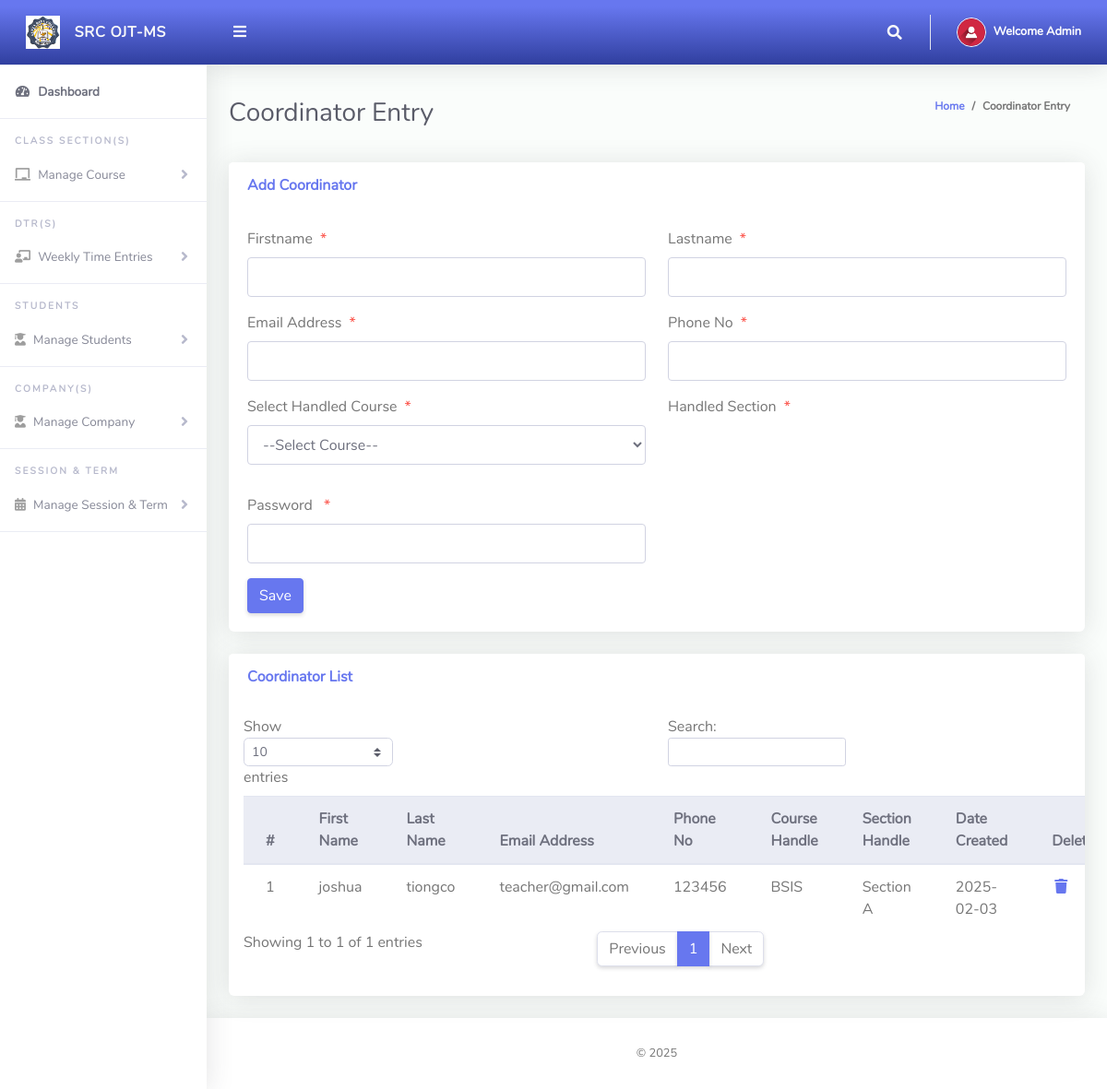
The page /Admin/createClassTeacher.php (signed in) on the database its author committed.
### tables this page shows
CREATE TABLE `tblclassteacher` (
  `Id` int(10) NOT NULL,
  `firstName` varchar(255) NOT NULL,
  `lastName` varchar(255) NOT NULL,
  `emailAddress` varchar(255) NOT NULL,
  `password` varchar(255) NOT NULL,
  `phoneNo` varchar(50) NOT NULL,
  `classId` varchar(10) NOT NULL,
  `classArmId` varchar(50) NOT NULL,
  `dateCreated` varchar(50) NOT NULL
);

CREATE TABLE `tblclass` (
  `Id` int(10) NOT NULL,
  `className` varchar(255) NOT NULL
);

CREATE TABLE `tblclassarms` (
  `Id` int(10) NOT NULL,
  `classId` varchar(10) NOT NULL,
  `classArmName` varchar(255) NOT NULL,
  `isAssigned` varchar(10) NOT NULL
);

### Admin/createClassTeacher.php (the view, shortened to what this page needs)
<?php
include '../Includes/dbcon.php';
?>
<!DOCTYPE html>
<html lang="en">
<head>
  <link href="../vendor/fontawesome-free/css/all.min.css" rel="stylesheet" type="text/css">
  <link href="../vendor/bootstrap/css/bootstrap.min.css" rel="stylesheet" type="text/css">
  <link href="css/ruang-admin.min.css" rel="stylesheet">
</head>
<body id="page-top">
  <div id="wrapper">
      <?php include "Includes/sidebar.php";?>
    <div id="content-wrapper" class="d-flex flex-column">
      <div id="content">
       <?php include "Includes/topbar.php";?>
        <div class="container-fluid" id="container-wrapper">
          <div class="d-sm-flex align-items-center justify-content-between mb-4">
            <h1 class="h3 mb-0 text-gray-800">Coordinator Entry</h1>
            <ol class="breadcrumb">
              <li class="breadcrumb-item"><a href="./">Home</a></li>
              <li class="breadcrumb-item active" aria-current="page">Coordinator Entry</li>
            </ol>
          </div>
          <div class="row">
            <div class="col-lg-12">
              <div class="card mb-4">
                <div class="card-header py-3 d-flex flex-row align-items-center justify-content-between">
                  <h6 class="m-0 font-weight-bold text-primary">Add Coordinator</h6>
                </div>
                <div class="card-body">
                  <form method="post">
                   <div class="form-group row mb-3">
                        <div class="col-xl-6">
                        <label class="form-control-label">Firstname<span class="text-danger ml-2">*</span></label>
                        <input type="text" class="form-control" required name="firstName" value="<?php echo $row['firstName'];?>" id="exampleInputFirstName">
                        </div>
                        <div class="col-xl-6">
                        <label class="form-control-label">Lastname<span class="text-danger ml-2">*</span></label>
                      <input type="text" class="form-control" required name="lastName" value="<?php echo $row['lastName'];?>" id="exampleInputFirstName" >
                        </div>
                    </div>
                     <div class="form-group row mb-3">
                        <div class="col-xl-6">
                        <label class="form-control-label">Email Address<span class="text-danger ml-2">*</span></label>
                        <input type="email" class="form-control" required name="emailAddress" value="<?php echo $row['emailAddress'];?>" id="exampleInputFirstName" >
                        </div>
                        <div class="col-xl-6">
                        <label class="form-control-label">Phone No<span class="text-danger ml-2">*</span></label>
                      <input type="text" class="form-control" name="phoneNo" value="<?php echo $row['phoneNo'];?>" id="exampleInputFirstName" >
                        </div>
                    </div>
                    <div class="form-group row mb-3">
                        <div class="col-xl-6">
                        <label class="form-control-label">Select Handled Course<span class="text-danger ml-2">*</span></label>
                         <?php
                        $qry= "SELECT * FROM tblclass ORDER BY className ASC";
                        $result = $conn->query($qry);
                        $num = $result->num_rows;
                        if ($num > 0){
                          echo ' <select required name="classId" onchange="classArmDropdown(this.value)" class="form-control mb-3">';
                          echo'<option value="">--Select Course--</option>';
                                  echo '</select>';
                              }
                            ?>
                        </div>
                        <div class="col-xl-6">
                        <label class="form-control-label">Handled Section<span class="text-danger ml-2">*</span></label>
                        </div>
                    </div>
                    <div class="form-group row mb-3">
                    <div class="col-xl-6">
    <label class="form-control-label">Password <span class="text-danger ml-2">*</span></label>
    <input
        type="password"
        class="form-control"
        required
        name="password"
        id="exampleInputFirstName"
        title="Password must be at least 8 characters long, contain an uppercase letter, a lowercase letter, a number, and a special character."
    >
</div>
                    </div>
                      <?php
                    if (isset($Id))
                    {
                    ?>
                    <button type="submit" name="update" class="btn btn-warning">Update</button>
                    &nbsp;&nbsp;&nbsp;&nbsp;&nbsp;&nbsp;&nbsp;&nbsp;&nbsp;&nbsp;
                    <?php
                    } else {
                    ?>
                    <button type="submit" name="save" class="btn btn-primary">Save</button>
                    <?php
                    }
                    ?>
                  </form>
                </div>
              </div>
                 <div class="row">
              <div class="col-lg-12">
              <div class="card mb-4">
                <div class="card-header py-3 d-flex flex-row align-items-center justify-content-between">
                  <h6 class="m-0 font-weight-bold text-primary">Coordinator List</h6>
                </div>
                <div class="table-responsive p-3">
                  <table class="table align-items-center table-flush table-hover" id="dataTableHover">
                    <thead class="thead-light">
                      <tr>
                        <th>#</th>
                        <th>First Name</th>
                        <th>Last Name</th>
                        <th>Email Address</th>
                        <th>Phone No</th>
                        <th>Course Handle</th>
                        <th>Section Handle</th>
                        <th>Date Created</th>
                        <th>Delete</th>
                      </tr>
                    </thead>
                    <tbody>
                  <?php
                      $query = "SELECT tblclassteacher.Id,tblclass.className,tblclassarms.classArmName,tblclassarms.Id AS classArmId,tblclassteacher.firstName,
                      tblclassteacher.lastName,tblclassteacher.emailAddress,tblclassteacher.phoneNo,tblclassteacher.dateCreated
                      FROM tblclassteacher
                      INNER JOIN tblclass ON tblclass.Id = tblclassteacher.classId
                      INNER JOIN tblclassarms ON tblclassarms.Id = tblclassteacher.classArmId";
                      $rs = $conn->query($query);
                      $num = $rs->num_rows;
                      $sn=0;
                      if($num > 0)
                      {
                        while ($rows = $rs->fetch_assoc())
                          {
                             $sn = $sn + 1;
                            echo"
                              <tr>
                                <td>".$sn."</td>
                                <td>".$rows['firstName']."</td>
                                <td>".$rows['lastName']."</td>
                                <td>".$rows['emailAddress']."</td>
                                <td>".$rows['phoneNo']."</td>
                                <td>".$rows['className']."</td>
                                <td>".$rows['classArmName']."</td>
                                 <td>".$rows['dateCreated']."</td>
                                <td><a href='?action=delete&Id=".$rows['Id']."&classArmId=".$rows['classArmId']."'><i class='fas fa-fw fa-trash'></i></a></td>
                              </tr>";
                          }
                      }
                      else
                      {
                           echo
                           "<div class='alert alert-danger' role='alert'>
                            No Record Found!
                            </div>";
                      }
                      ?>
                    </tbody>
                  </table>
                </div>
              </div>
            </div>
            </div>
          </div>
        </div>
      </div>
       <?php include "Includes/footer.php";?>
    </div>
  </div>
</body>
</html>

### Admin/Includes/topbar.php (shortened to what this page needs)
<?php
  $query = "SELECT * FROM tbladmin WHERE Id = ".$_SESSION['userId']."";
  $rs = $conn->query($query);
  $rows = $rs->fetch_assoc();
  $fullName = $rows['firstName']." ".$rows['lastName'];
?>
<nav class="navbar navbar-expand navbar-light bg-gradient-primary topbar mb-4 static-top">
          <button id="sidebarToggleTop" class="btn btn-link rounded-circle mr-3">
            <i class="fa fa-bars"></i>
          </button>
          <ul class="navbar-nav ml-auto">
            <li class="nav-item dropdown no-arrow">
              <a class="nav-link dropdown-toggle" href="#" id="searchDropdown" role="button" data-toggle="dropdown"
                aria-haspopup="true" aria-expanded="false">
                <i class="fas fa-search fa-fw"></i>
              </a>
            </li>
            <li class="nav-item dropdown no-arrow">
              <a class="nav-link dropdown-toggle" href="#" id="userDropdown" role="button" data-toggle="dropdown"
                aria-haspopup="true" aria-expanded="false">
                <img class="img-profile rounded-circle" src="img/user-icn.png" style="max-width: 60px">
                <span class="ml-2 d-none d-lg-inline text-white small"><b>Welcome <?php echo $fullName;?></b></span>
              </a>
            </li>
          </ul>
        </nav>

### rows shown on the page
tblclassteacher: firstName "joshua", lastName "tiongco", emailAddress "teacher@gmail.com", phoneNo "123456", classId.className "BSIS", classArmId.classArmName "Section A", dateCreated "2025-02-03"

### other values the page prints
$fullName "Admin"
